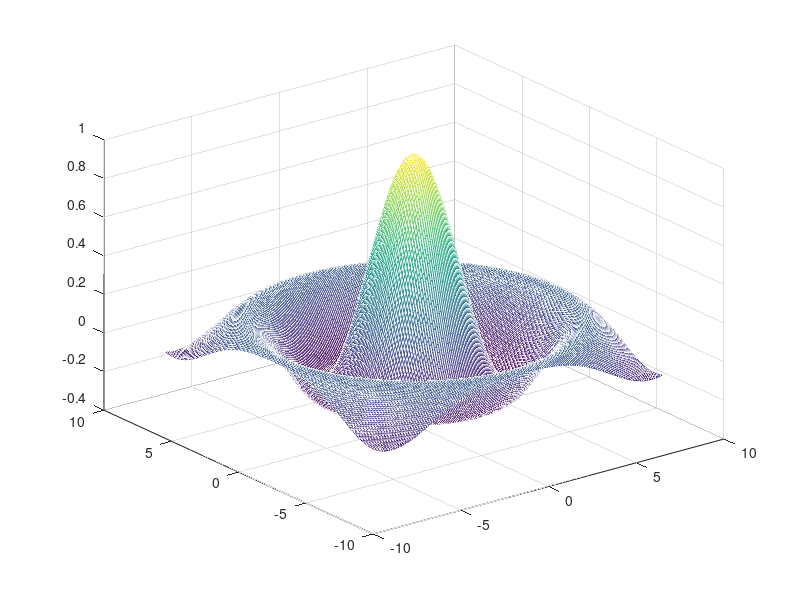
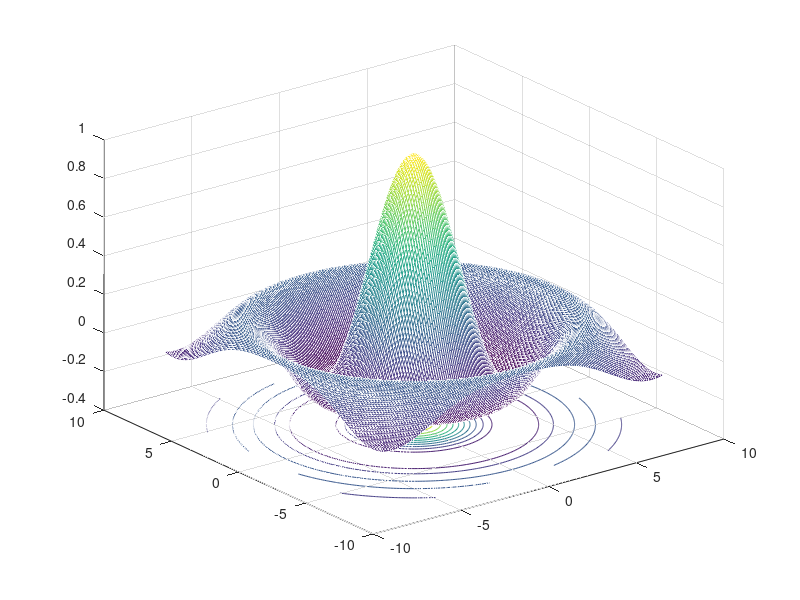
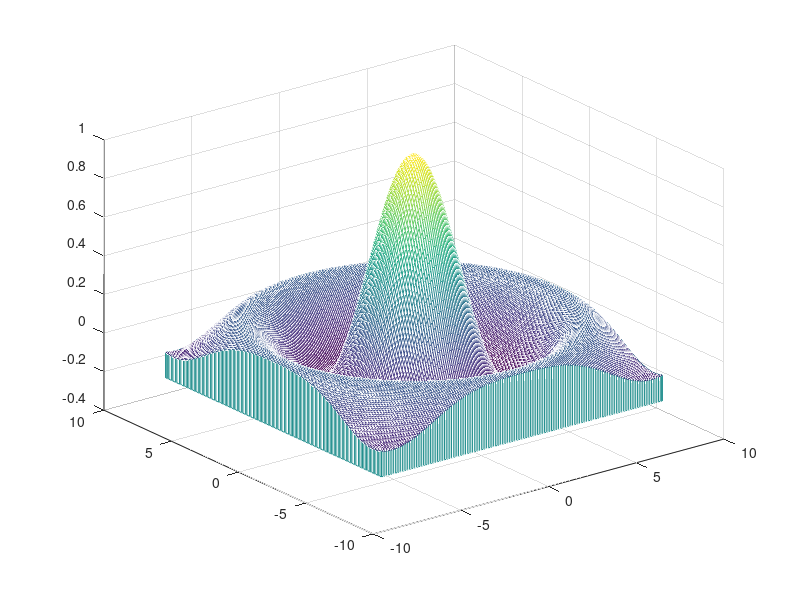

Here is the MATLAB script that generated these plots, in order:
x=-8:0.1:8;
y=-8:0.1:8;
[xb,yb]=meshgrid(x,y);
zb=sqrt(xb.^2+yb.^2);
zd=sin(zb)./zb;
figure(1);
mesh(xb,yb,zd);
figure(2);
meshc(xb,yb,zd);
figure(3);
meshz(xb,yb,zd);